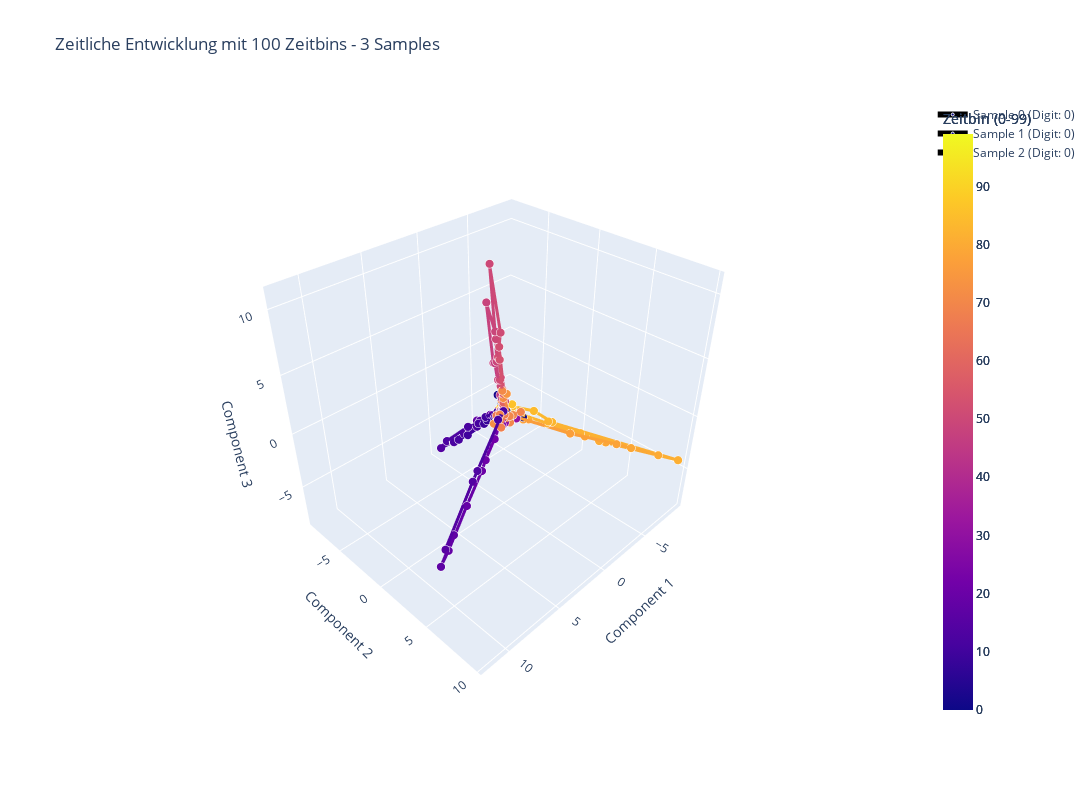

Notebook code for this chart:
### Code cell
# Zeitliche Verlaufs-Visualisierung mit 100 Zeitbins
def create_time_evolution_plot_100_bins(n_samples=5, n_components=3, n_neighbors=10):
    """
    Erstellt eine 3D-Visualisierung mit zeitlichem Verlauf als Linien für 100 Zeitbins
    """
    print(f"🕐 Erstelle zeitliche Verlaufs-Visualisierung mit 100 Zeitbins:")
    print(f"   Samples: {n_samples}")
    print(f"   Components: {n_components}")
    print(f"   Neighbors: {n_neighbors}")
    
    # Daten sammeln
    all_timebins = []
    all_labels = []
    
    for i in range(n_samples):
        events, label = dataset[i]
        sample_frames = trans(events)  # (100, 2, 34, 34)
        
        # Frame-Analyse
        if i == 0:
            print(f"\n📊 Frame-Analyse:")
            n_time_bins, features_per_timebin, total_features = analyze_frames_shape(sample_frames)
            print(f"   Zeitbins: {n_time_bins}")
            print(f"   Features pro Zeitbin: {features_per_timebin}")
        
        # Zeitbins flatten: Jeder Zeitbin wird zu einem Feature-Vektor
        timebins_flattened = sample_frames.reshape(sample_frames.shape[0], -1)  # (100, 2312)
        all_timebins.append(timebins_flattened)
        all_labels.append(label)
    
    # Alle Zeitbins zusammenfassen für Isomap
    X_all_timebins = np.vstack(all_timebins)  # (n_samples * 100, 2312)
    print(f"\n📈 Data matrix für Isomap: {X_all_timebins.shape}")
    
    # Robuste Parameter-Anpassung
    max_neighbors = min(n_neighbors, X_all_timebins.shape[0] - 1)
    max_components = min(n_components, X_all_timebins.shape[0] - 1)
    
    print(f"🔧 Angepasste Parameter: n_neighbors={max_neighbors}, n_components={max_components}")
    
    # Isomap anwenden
    try:
        isomap_3d = Isomap(n_components=max_components, n_neighbors=max_neighbors)
        X_isomap_3d = isomap_3d.fit_transform(X_all_timebins)
        print(f"✅ Isomap result: {X_isomap_3d.shape}")
    except Exception as e:
        print(f"❌ Fehler bei Isomap: {e}")
        print("🔄 Verwende PCA als Fallback...")
        from sklearn.decomposition import PCA
        pca = PCA(n_components=max_components)
        X_isomap_3d = pca.fit_transform(X_all_timebins)
        print(f"✅ PCA result: {X_isomap_3d.shape}")
    
    # Plot erstellen
    fig = go.Figure()
    
    # Für jedes Sample eine Linie zeichnen
    for i in range(n_samples):
        start_idx = i * 100  # 100 Zeitbins pro Sample
        end_idx = (i + 1) * 100
        
        # Zeitbins für dieses Sample
        sample_coords = X_isomap_3d[start_idx:end_idx]
        
        # Linie für zeitlichen Verlauf mit 100 Zeitbins
        fig.add_trace(go.Scatter3d(
            x=sample_coords[:, 0],
            y=sample_coords[:, 1], 
            z=sample_coords[:, 2] if max_components >= 3 else np.zeros_like(sample_coords[:, 0]),
            mode='lines+markers',
            line=dict(
                color=list(range(100)),  # 100 Zeitbins als Farbe
                colorscale='plasma',
                width=6,
                colorbar=dict(title="Zeitbin (0-99)", x=1.02)
            ),
            marker=dict(
                size=3,  # Kleinere Marker für 100 Punkte
                color=list(range(100)),
                colorscale='plasma',
                line=dict(width=1, color='white')
            ),
            name=f'Sample {i} (Digit: {all_labels[i]})',
            hovertemplate=f'Sample {i}<br>Digit: {all_labels[i]}<br>Zeitbin: %{{marker.color}}<br>X: %{{x:.2f}}<br>Y: %{{y:.2f}}<br>Z: %{{z:.2f}}<extra></extra>'
        ))
    
    # Layout anpassen
    fig.update_layout(
        title=f'Zeitliche Entwicklung mit 100 Zeitbins - {n_samples} Samples',
        scene=dict(
            xaxis_title='Component 1',
            yaxis_title='Component 2',
            zaxis_title='Component 3' if max_components >= 3 else 'Z=0',
            camera=dict(eye=dict(x=1.5, y=1.5, z=1.5))
        ),
        width=1200,
        height=800,
        showlegend=True
    )
    
    fig.show()
    
    print(f"\n✅ Visualisierung erstellt!")
    print(f"📊 Jede Linie zeigt 100 Zeitbins eines Samples")
    print(f"🌈 Die Farbe zeigt die Zeitbin-Nummer (0-99)")
    print(f"💡 Du kannst die 3D-Visualisierung drehen, zoomen und verschieben!")
    
    return X_isomap_3d, all_labels

# Test mit 100 Zeitbins
print("🧪 Test: Zeitliche Verlaufs-Visualisierung mit 100 Zeitbins")
X_result_100, labels_100 = create_time_evolution_plot_100_bins(n_samples=3, n_components=3, n_neighbors=15)
